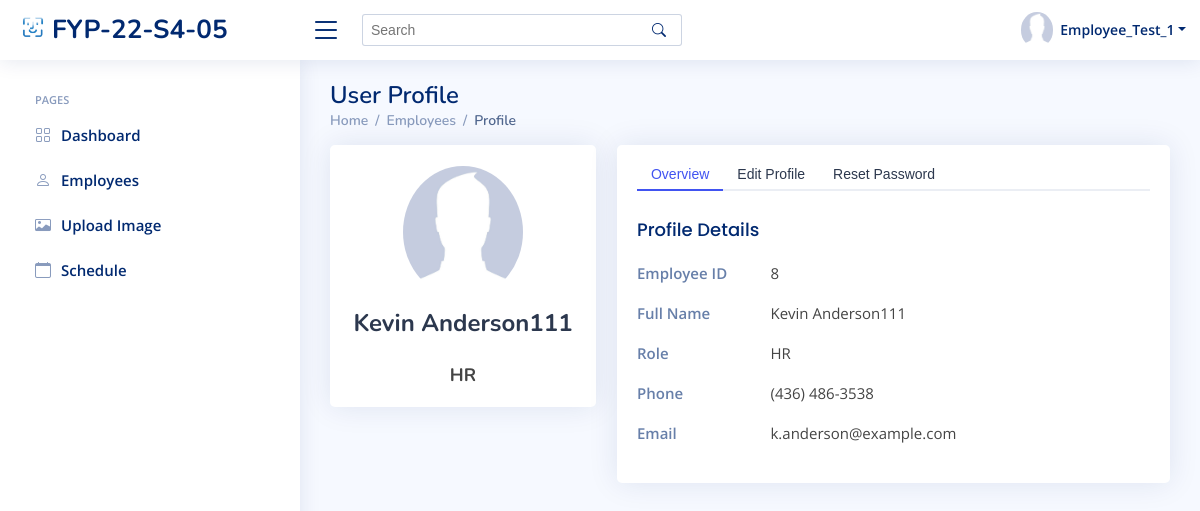
The page /sys_admin/view_employees/edit/8 (signed in) on the database as committed earlier.
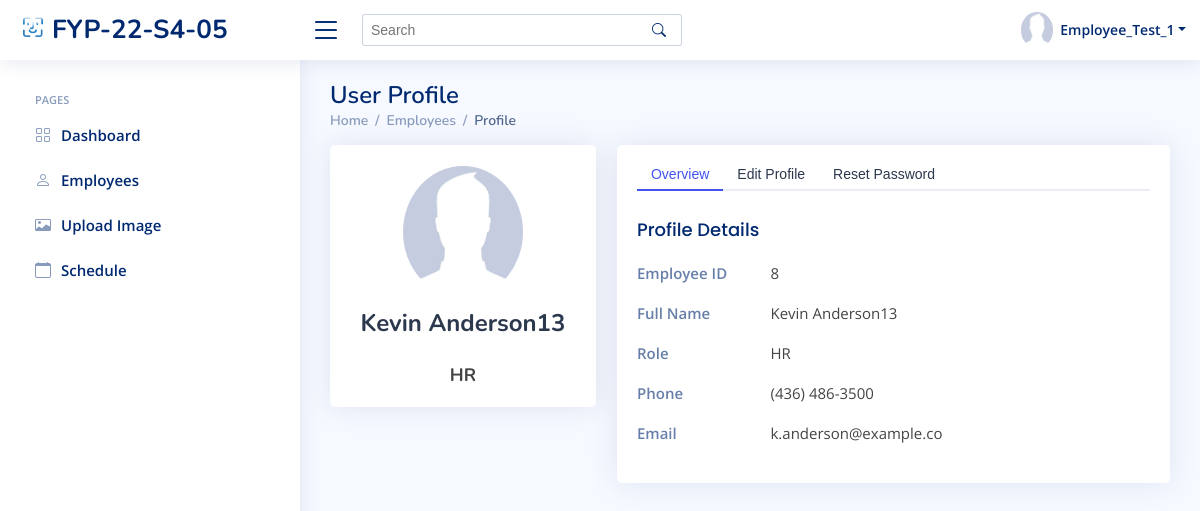
The same page on the database as committed later.
### index/models.py (models this page shows, shortened)
class Employee(models.Model):
	Employee_ID = models.IntegerField(primary_key=True)
	Full_Name = models.CharField(max_length=100)
	Job_Title = models.CharField(max_length=100)
	Phone_Number = models.CharField(max_length=100)
	Email_Address = models.EmailField()
	Role = models.ForeignKey(Role, on_delete=models.CASCADE)
	Profile_Image = models.ImageField(default='profile_pics/default.jpg', upload_to='profile_pics')
	Password = models.CharField(max_length=256)
	Start_Date = models.DateField(auto_now_add=True)

### index/views/sys_admin.py (the view)
# urls.py: path('sys_admin/view_employees/edit/<int:edit_employee_id>', sys_admin.edit_employee, name='sys_admin_edit_employee'),
def edit_employee(request, edit_employee_id):
	if 'Employee_ID' in request.session:
		currentEmployee = Employee.objects.get(Employee_ID=request.session['Employee_ID'])
		if request.method == 'POST':
			edit_employee = Employee.objects.get(Employee_ID=edit_employee_id)
			edit_employee.Full_Name = request.POST.get('fullName')
			edit_employee.Role = Role.objects.get(Role_Name=request.POST.get('newRole'))
			edit_employee.Phone_Number = request.POST.get('phone')
			edit_employee.Email_Address = request.POST.get('email')
			edit_emplyee.save()
			return redirect('/sys_admin/view_employees/edit/' + str(edit_employee_id))
		else:
			if Employee.objects.filter(Employee_ID=edit_employee_id).count() == 1:
				edit_employee = Employee.objects.get(Employee_ID=edit_employee_id)
				context = {
					'edit_employee_id' : edit_employee_id,
					'edit_employee_full_name' : edit_employee.Full_Name,
					'edit_employee_role' : edit_employee.Role,
					'edit_employee_phone' : edit_employee.Phone_Number,
					'edit_employee_email' : edit_employee.Email_Address,
					'edit_employee_pfp' : edit_employee.Profile_Image.url,
					'Full_Name' : currentEmployee.Full_Name,
					'Role' : currentEmployee.Role.Role_Name,
					'PFP' : currentEmployee.Profile_Image.url,
				}
			return render(request, 'sys_admin/sys_admin_edit_employee.html', context)
	else:
		messages.error(request, 'Please login')
		return redirect('login')

### index/models.py (called while the page is built)
	def __str__(self):
		return self.Role_Name

### templates/sys_admin/sys_admin_edit_employee.html (shortened to what this page needs)
{% extends "index/base.html" %}
{% load static %}
{% block content %}
{% include 'sys_admin/sys_admin_base.html'%}
<main id="main" class="main">
    <div class="pagetitle">
      <h1>User Profile</h1>
      <nav>
        <ol class="breadcrumb">
          <li class="breadcrumb-item"><a href="{% url 'sys_admin_home' %}">Home</a></li>
          <li class="breadcrumb-item"><a href="{% url 'sys_admin_view_employees' %}">Employees</a></li>
          <li class="breadcrumb-item active">Profile</li>
        </ol>
      </nav>
    </div>
    <section class="section profile">
      <div class="row">
        <div class="col-xl-4">
          <div class="card">
            <div class="card-body profile-card pt-4 d-flex flex-column align-items-center">
              <img src="{{ edit_employee_pfp }}" alt="Profile" class="rounded-circle">
              <h2>{{ edit_employee_full_name }}</h2>
              <h3>{{ edit_employee_role }}</h3>
            </div>
          </div>
        </div>
        <div class="col-xl-8">
          <div class="card">
            <div class="card-body pt-3">
              <ul class="nav nav-tabs nav-tabs-bordered">
                <li class="nav-item">
                  <button class="nav-link active" data-bs-toggle="tab" data-bs-target="#profile-overview">Overview</button>
                </li>
                <li class="nav-item">
                  <button class="nav-link" data-bs-toggle="tab" data-bs-target="#profile-edit">Edit Profile</button>
                </li>
                <li class="nav-item">
                  <button class="nav-link" data-bs-toggle="tab" data-bs-target="#profile-reset-password">Reset Password</button>
                </li>
              </ul>
              <div class="tab-content pt-2">
                <div class="tab-pane fade show active profile-overview" id="profile-overview">
                  <h5 class="card-title">Profile Details</h5>
                  <div class="row">
                    <div class="col-lg-3 col-md-4 label">Employee ID</div>
                    <div class="col-lg-9 col-md-8">{{ edit_employee_id }}</div>
                  </div>
                  <div class="row">
                    <div class="col-lg-3 col-md-4 label ">Full Name</div>
                    <div class="col-lg-9 col-md-8">{{ edit_employee_full_name }}</div>
                  </div>
                  <div class="row">
                    <div class="col-lg-3 col-md-4 label">Role</div>
                    <div class="col-lg-9 col-md-8">{{ edit_employee_role }}</div>
                  </div>
                  <div class="row">
                    <div class="col-lg-3 col-md-4 label">Phone</div>
                    <div class="col-lg-9 col-md-8">{{ edit_employee_phone}}</div>
                  </div>
                  <div class="row">
                    <div class="col-lg-3 col-md-4 label">Email</div>
                    <div class="col-lg-9 col-md-8">{{ edit_employee_email }}</div>
                  </div>
                </div>
              </div>
            </div>
          </div>
        </div>
      </div>
    </section>
  </main>
{% endblock content %}

Rows that differ between the two databases and show on the page:
changed Employee: Full_Name "Kevin Anderson111" → "Kevin Anderson13"; Phone_Number "(436) 486-3538" → "(436) 486-3500"; Email_Address "k.anderson@example.com" → "k.anderson@example.co"
